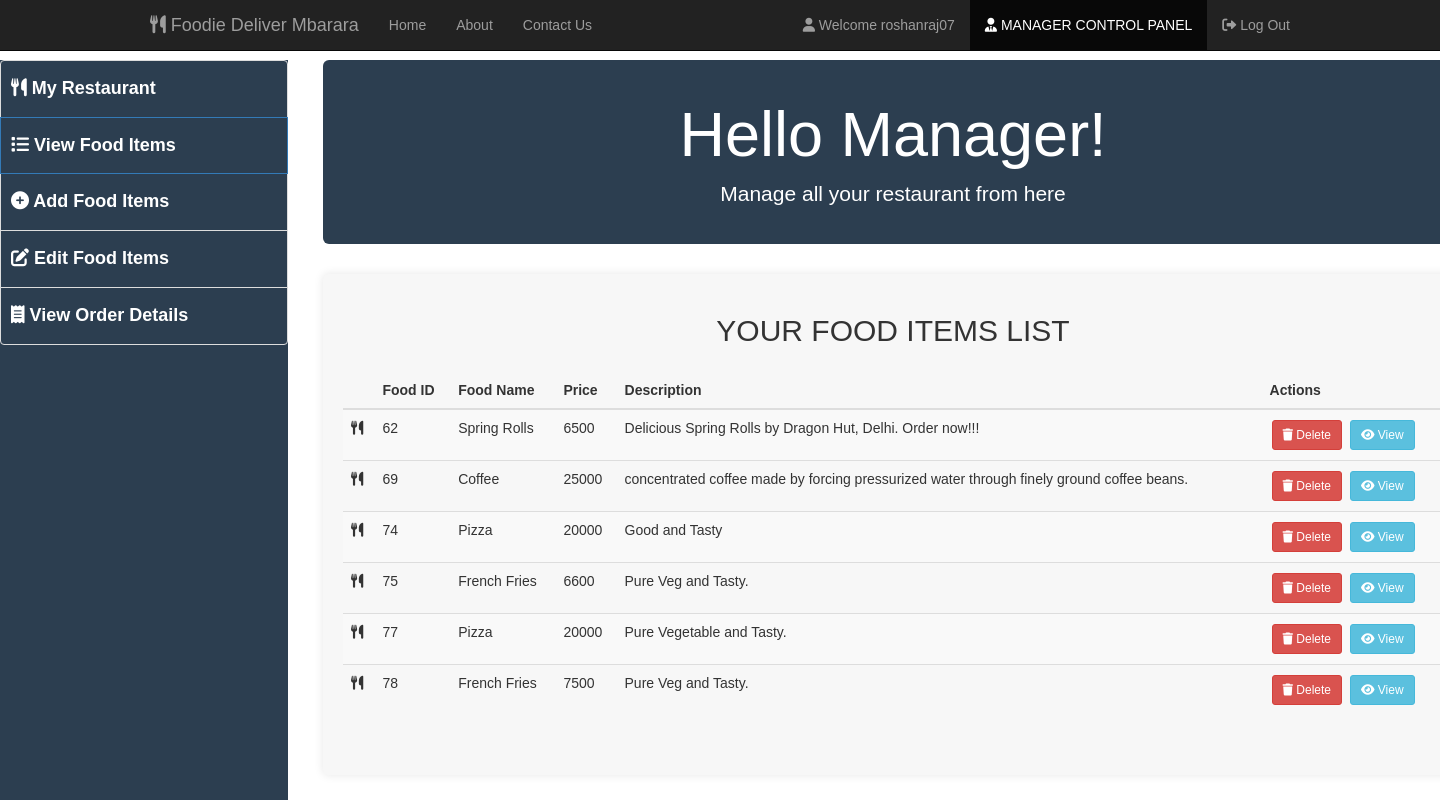
The page /view_food_items.php (signed in) on the database its author committed.
### tables this page shows
CREATE TABLE `manager` (
  `manager_id` int(11) NOT NULL,
  `username` varchar(30) NOT NULL,
  `fullname` varchar(30) NOT NULL,
  `email` varchar(30) NOT NULL,
  `contact` varchar(30) NOT NULL,
  `address` varchar(50) NOT NULL,
  `password` varchar(30) NOT NULL,
  `role` varchar(500) DEFAULT NULL
);

CREATE TABLE `food` (
  `F_ID` int(30) NOT NULL,
  `name` varchar(30) NOT NULL,
  `price` int(30) NOT NULL,
  `description` varchar(200) NOT NULL,
  `R_ID` int(30) NOT NULL,
  `images_path` varchar(200) NOT NULL,
  `options` varchar(10) NOT NULL DEFAULT 'ENABLE'
);

### session_m.php (called while the page is built, shortened)
<?php
include 'connection.php';
$user_check=$_SESSION['login_user1'];
$query = "SELECT username, manager_id FROM MANAGER WHERE username = '$user_check'";
$ses_sql = mysqli_query($conn, $query);
$row = mysqli_fetch_assoc($ses_sql);
$login_session =$row['username'];
?>

### view_food_items.php (the view, shortened to what this page needs)
<?php
include('session_m.php');
?>
<!DOCTYPE html>
<html>
<head>
    <link rel="stylesheet" type="text/css" href="css/bootstrap.min.css">
    <link rel="stylesheet" href="https://cdnjs.cloudflare.com/ajax/libs/font-awesome/6.0.0-beta3/css/all.min.css">
</head>
<body>
    <div class="header">
        <nav class="navbar navbar-inverse navbar-fixed-top navigation-clean-search" role="navigation">
            <div class="container">
                <div class="navbar-header">
                    <a class="navbar-brand" href="index.php"><i class="fas fa-utensils"></i> Foodie Deliver Mbarara</a>
                </div>
                <div class="collapse navbar-collapse" id="myNavbar">
                    <ul class="nav navbar-nav">
                        <li><a href="index.php"><i ></i> Home</a></li>
                        <li><a href="aboutus.php"><i ></i> About</a></li>
                        <li><a href="contactus.php"><i ></i> Contact Us</a></li>
                    </ul>
                    <ul class="nav navbar-nav navbar-right">
                        <li><a href="#"><i class="fas fa-user"></i> Welcome <?php echo $login_session; ?></a></li>
                        <li class="active"><a href="managerlogin.php"><i class="fas fa-user-tie"></i> MANAGER CONTROL PANEL</a></li>
                        <li><a href="logout_m.php"><i class="fas fa-sign-out-alt"></i> Log Out</a></li>
                    </ul>
                </div>
            </div>
        </nav>
    </div>
    <div class="sidebar">
        <div class="list-group">
        <a href="myrestaurant.php" class="list-group-item"><i class="fas fa-utensils"></i> My Restaurant</a>
<a href="view_food_items.php" class="list-group-item active"><i class="fas fa-list"></i> View Food Items</a>
<a href="add_food_items.php" class="list-group-item"><i class="fas fa-plus-circle"></i> Add Food Items</a>
<a href="edit_food_items.php" class="list-group-item"><i class="fas fa-edit"></i> Edit Food Items</a>
<a href="view_order_details.php" class="list-group-item"><i class="fas fa-receipt"></i> View Order Details</a>
        </div>
    </div>
    <div class="main-content">
        <div class="container">
            <div class="jumbotron">
                <h1>Hello Manager!</h1>
                <p>Manage all your restaurant from here</p>
            </div>
            <div class="form-area">
                <form action="" method="POST">
                    <h3 style="margin-bottom: 25px; text-align: center; font-size: 30px;">YOUR FOOD ITEMS LIST</h3>
                    <?php
                    $user_check=$_SESSION['login_user1'];
                    $sql = "SELECT * FROM food f WHERE f.R_ID IN (SELECT r.R_ID FROM RESTAURANTS r WHERE r.M_ID='$user_check') ORDER BY F_ID";
                    $result = mysqli_query($conn, $sql);
                    if (mysqli_num_rows($result) > 0) {
                    ?>
                    <table class="table table-striped">
                        <thead class="thead-dark">
                            <tr>
                                <th></th>
                                <th>Food ID</th>
                                <th>Food Name</th>
                                <th>Price</th>
                                <th>Description</th>
                                <th>Actions</th>
                            </tr>
                        </thead>
                        <tbody>
                        <?php
                            while($row = mysqli_fetch_assoc($result)){
                        ?>
                            <tr>
                                <td><i class="fas fa-utensils"></i></td>
                                <td><?php echo $row["F_ID"]; ?></td>
                                <td><?php echo $row["name"]; ?></td>
                                <td><?php echo $row["price"]; ?></td>
                                <td><?php echo $row["description"]; ?></td>
                                <td class="actions-buttons">
                                    <form action="" method="POST" style="display:inline;">
                                        <button type="submit" class="btn btn-danger btn-sm"><i class="fas fa-trash"></i> Delete</button>
                                    </form>
                                    <button class="btn btn-info btn-sm"><i class="fas fa-eye"></i> View</button>
                                </td>
                            </tr>
                        <?php } ?>
                        </tbody>
                    </table>
                    <br>
                    <?php } else { ?>
                    <h4><center>No food items available.</center></h4>
                    <?php } ?>
                </form>
            </div>
        </div>
    </div>
</body>
</html>

### view_food_items.php (style rules this page uses)
body { margin: 0; padding: 0; font-family: Arial, sans-serif; }
.header { margin-bottom: 20px; }
.sidebar { position: fixed; width: 20%; height: 100%; background-color: #2c3e50; margin-top: 40px; }
.sidebar .list-group-item { font-size: 18px; padding: 15px 10px; color: white; font-weight: bold; background-color: #2c3e50; }
.main-content { margin-left: 20%; padding: 20px; width: 80%; }
.jumbotron { background-color: #2c3e50; color: white; padding: 20px; text-align: center; margin-top: 20px; }
.form-area { padding: 20px; background-color: #f7f7f7; border-radius: 5px; box-shadow: 0 0 10px rgba(0, 0, 0, 0.1); }
.actions-buttons .btn { margin: 2px; }

### rows shown on the page
manager: username "roshanraj07"
food: F_ID "62", name "Spring Rolls", price "6500", description "Delicious Spring Rolls by Dragon Hut, Delhi. Order now!!!"
food: F_ID "69", name "Coffee", price "25000", description "concentrated coffee made by forcing pressurized water through finely ground coffee beans."
food: F_ID "74", name "Pizza", price "20000", description "Good and Tasty"
food: F_ID "75", name "French Fries", price "6600", description "Pure Veg and Tasty."
food: F_ID "77", name "Pizza", price "20000", description "Pure Vegetable and Tasty."
food: F_ID "78", name "French Fries", price "7500", description "Pure Veg and Tasty."
